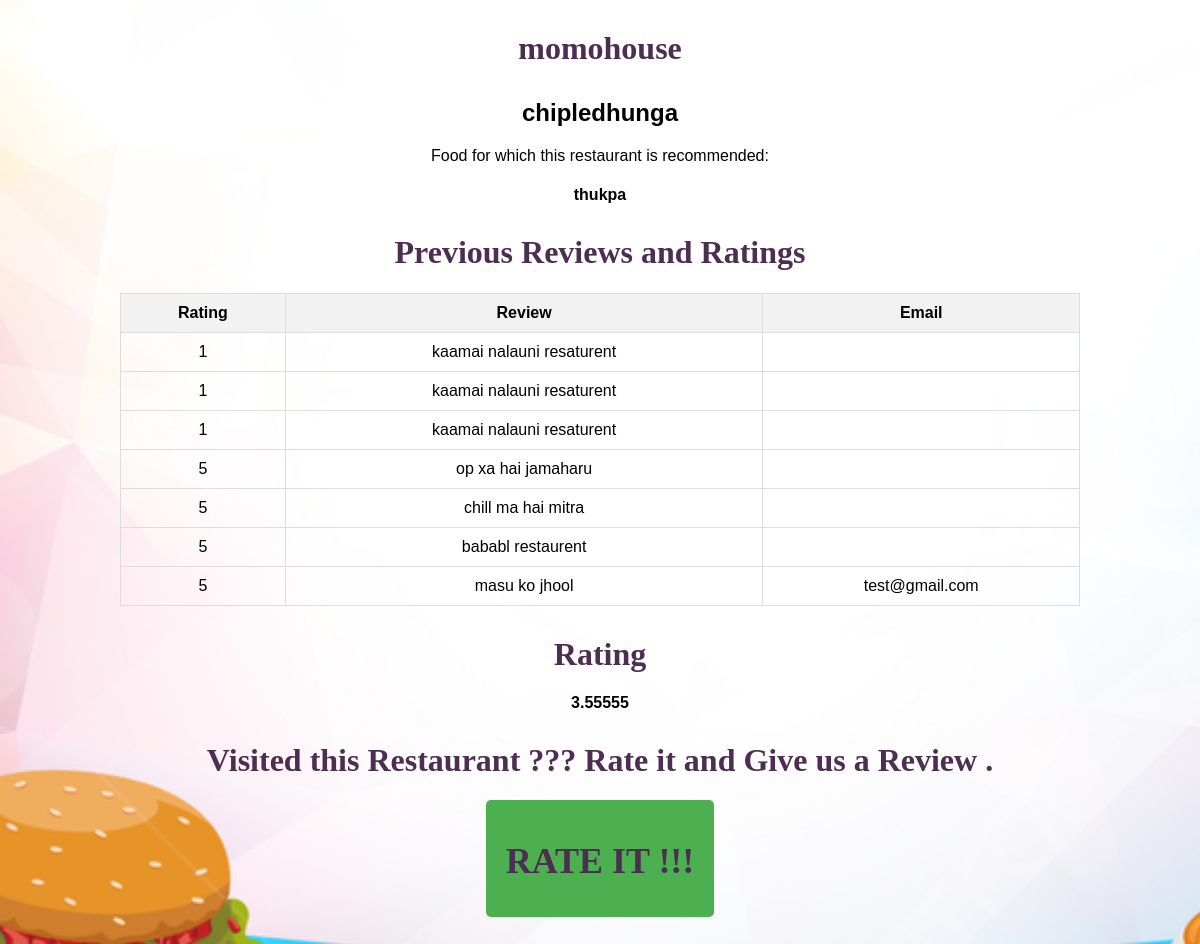
The page /restaurant.php?id=1 (signed in) on the database its author committed.
### tables this page shows
CREATE TABLE `restaurant` (
  `restaurantid` int(20) NOT NULL,
  `restaurantname` varchar(20) NOT NULL,
  `foodItServes` varchar(20) NOT NULL,
  `restaurantlocation` varchar(20) NOT NULL,
  `restarantimage` blob NOT NULL
);

CREATE TABLE `reviews` (
  `id` int(11) DEFAULT NULL,
  `ratings` float NOT NULL,
  `review` varchar(50) NOT NULL,
  `email` varchar(30) NOT NULL
);

CREATE TABLE `searchfood` (
  `foodname` varchar(20) NOT NULL,
  `price` varchar(20) NOT NULL,
  `variety` varchar(20) NOT NULL,
  `restaurantid` int(11) NOT NULL,
  `restaurant` varchar(20) NOT NULL,
  `ratings` float NOT NULL,
  `IMAGE` blob NOT NULL,
  `location` varchar(20) NOT NULL,
  `num_reviews` int(2) NOT NULL
);

### restaurant.php (the view, shortened to what this page needs)
<!DOCTYPE html>
<html lang="en">
<head>
    <link rel="stylesheet" href="restaurant.css">
</head>
<body>
<?php
include 'db_conn.php';
if (isset($_GET['id'])) {
    $restaurantid = $_GET['id'];
    $sql = "SELECT * FROM `restaurant` WHERE `restaurantid` = '$restaurantid'  ";
    $result = $conn->query($sql);
    if ($result->num_rows > 0) {
       while($row = $result->fetch_assoc()){
        $restaurantName = $row['restaurantname'];
        $restaurantlocation = $row['restaurantlocation'];
        $currentfood = $row['foodItServes'];
        echo "<p>  <h1>$restaurantName</p></h1>   ";
        echo "<p> <h2>$restaurantlocation</h2>     </p>";
        echo"<p> Food for which this restaurant is recommended: <h4>$currentfood </h4>     ";
       }
    } else {
        echo "yeta ho bigreko";
    }
} else {
    echo "Invalid request";
}
$review_sql = "SELECT * FROM `reviews` WHERE `id` = $restaurantid";
$review_result = $conn->query($review_sql);
echo '<h1>Previous Reviews and Ratings</h1>';
echo'<table>';
echo '<tr> <th>Rating</th> <th>Review</th> <th>Email</th> </tr>';
if ($review_result->num_rows > 0) {
    while ($review_row = $review_result->fetch_assoc()) {
        $rating = $review_row['ratings'];
        $review = $review_row['review'];
        $email = $review_row['email'];
            echo "<tr><td>$rating</td><td>$review</td><td>$email</td></tr>";
    }
    echo "</table>";
} else {
    echo "<p>No previous data available.</p>";
}
echo'<h1>Rating</h1>';
$mql = "SELECT * FROM `searchfood` WHERE `restaurantid`=$restaurantid";
$result1 = $conn->query($mql);
if ($result1->num_rows > 0) {
    $row1= $result1->fetch_assoc();
    $restaurantrating = $row1['ratings'];
    echo "<p>  <h4>$restaurantrating</p></h4>   ";
    echo'<h1>Visited this Restaurant ??? Rate it and Give us a Review .</h1>';
    ?>
    <button class="ratingsandreviews" onclick="location.href='ratingsandreviews.php?id=<?php echo $restaurantid; ?>'"><h1> RATE IT !!!</h1></button>
    <?php
}
    ?>
    <br>
    <br>
    <br>
    <br>
    <br>
    <br>
    <br>
</body>
</html>

### restaurant.css (style rules this page uses)
body { margin: 0; padding: 0; font-family: Arial, sans-serif; background-image: url('testbg.jpg'); background-size: cover; background-position: center; background-repeat: no-repeat; }
h1 { text-align: center; margin-top: 30px; color: #4d2d52; font-family: 'Garamond', serif; }
h2 { text-align: center; }
p { text-align: center; margin-top: 10px; }
table { width: 80%; margin: 20px auto; border-collapse: collapse; align-items: center; }
table, th, td { border: 1px solid #ddd; }
th, td { padding: 10px; text-align: center; }
th { background-color: #f2f2f2; }
.ratingsandreviews { display: block; margin: 20px auto; padding: 10px 20px; background-color: #4CAF50; color: white; border: none; border-radius: 5px; font-size: 18px; cursor: pointer; }
h4 { text-align: center; }

### rows shown on the page
restaurant: restaurantname "momohouse", restaurantlocation "chipledhunga", foodItServes "thukpa"
reviews: ratings "1", review "kaamai nalauni resaturent"
reviews: ratings "1", review "kaamai nalauni resaturent"
reviews: ratings "1", review "kaamai nalauni resaturent"
reviews: ratings "5", review "op xa hai jamaharu"
reviews: ratings "5", review "chill ma hai mitra"
reviews: ratings "5", review "bababl restaurent"
reviews: ratings "5", review "masu ko jhool", email "test@gmail.com"
searchfood: ratings "3.55555"
